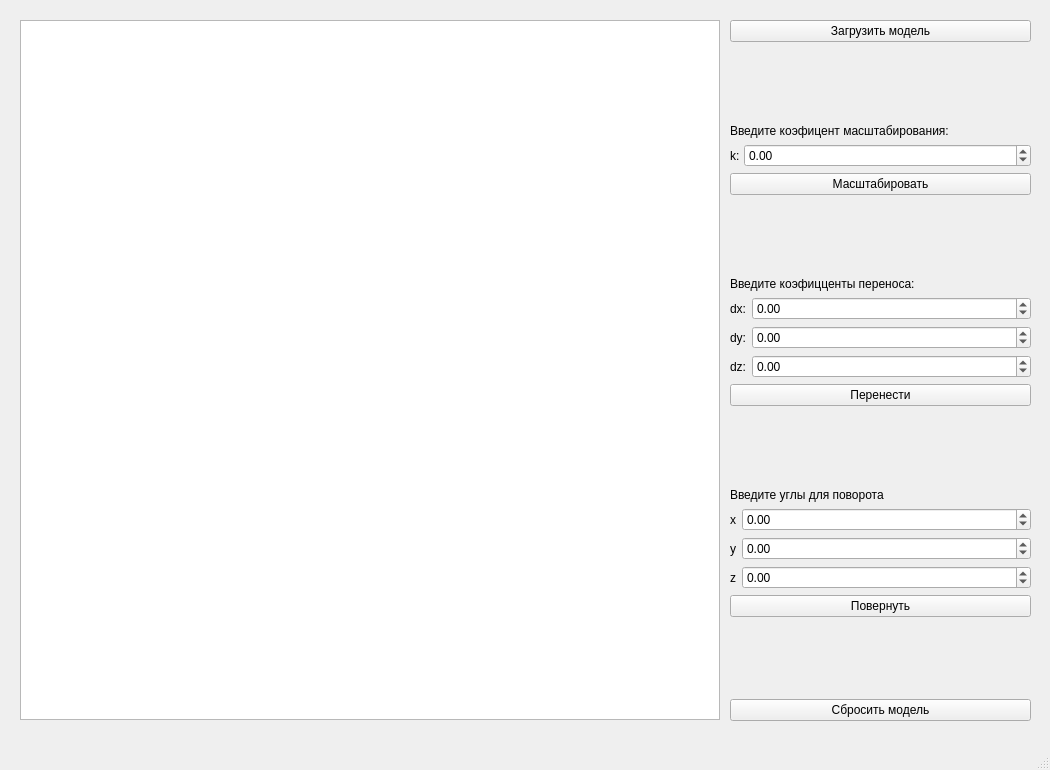
<?xml version="1.0" encoding="UTF-8"?>
<ui version="4.0">
 <class>MainWindow</class>
 <widget class="QMainWindow" name="MainWindow">
  <property name="geometry">
   <rect>
    <x>0</x>
    <y>0</y>
    <width>1050</width>
    <height>770</height>
   </rect>
  </property>
  <property name="windowTitle">
   <string>MainWindow</string>
  </property>
  <widget class="QWidget" name="centralwidget">
   <widget class="QGraphicsView" name="graphicsView">
    <property name="geometry">
     <rect>
      <x>20</x>
      <y>20</y>
      <width>700</width>
      <height>700</height>
     </rect>
    </property>
   </widget>
   <widget class="QWidget" name="verticalLayoutWidget">
    <property name="geometry">
     <rect>
      <x>730</x>
      <y>20</y>
      <width>301</width>
      <height>701</height>
     </rect>
    </property>
    <layout class="QVBoxLayout" name="verticalLayout">
     <item>
      <layout class="QHBoxLayout" name="horizontalLayout"/>
     </item>
     <item>
      <widget class="QPushButton" name="loadModelButton">
       <property name="text">
        <string>Загрузить модель</string>
       </property>
      </widget>
     </item>
     <item>
      <spacer name="verticalSpacer_3">
       <property name="orientation">
        <enum>Qt::Vertical</enum>
       </property>
       <property name="sizeHint" stdset="0">
        <size>
         <width>20</width>
         <height>40</height>
        </size>
       </property>
      </spacer>
     </item>
     <item>
      <widget class="QLabel" name="label_10">
       <property name="text">
        <string>Введите коэфицент масштабирования:</string>
       </property>
      </widget>
     </item>
     <item>
      <layout class="QFormLayout" name="formLayout_3">
       <property name="horizontalSpacing">
        <number>1</number>
       </property>
       <property name="verticalSpacing">
        <number>2</number>
       </property>
       <item row="2" column="0">
        <widget class="QLabel" name="label_6">
         <property name="text">
          <string>k: </string>
         </property>
        </widget>
       </item>
       <item row="2" column="1">
        <widget class="QDoubleSpinBox" name="scaleField">
         <property name="minimum">
          <double>-1000.000000000000000</double>
         </property>
         <property name="maximum">
          <double>1000.000000000000000</double>
         </property>
        </widget>
       </item>
      </layout>
     </item>
     <item>
      <widget class="QPushButton" name="scaleButton">
       <property name="text">
        <string>Масштабировать</string>
       </property>
      </widget>
     </item>
     <item>
      <spacer name="verticalSpacer_2">
       <property name="orientation">
        <enum>Qt::Vertical</enum>
       </property>
       <property name="sizeHint" stdset="0">
        <size>
         <width>20</width>
         <height>40</height>
        </size>
       </property>
      </spacer>
     </item>
     <item>
      <widget class="QLabel" name="label_9">
       <property name="text">
        <string>Введите коэфицценты переноса:</string>
       </property>
      </widget>
     </item>
     <item>
      <layout class="QFormLayout" name="formLayout_2">
       <item row="2" column="0">
        <widget class="QLabel" name="label_2">
         <property name="text">
          <string>dx:</string>
         </property>
        </widget>
       </item>
       <item row="2" column="1">
        <widget class="QDoubleSpinBox" name="moveXField">
         <property name="minimum">
          <double>-1000.000000000000000</double>
         </property>
         <property name="maximum">
          <double>1000.000000000000000</double>
         </property>
        </widget>
       </item>
       <item row="4" column="0">
        <widget class="QLabel" name="label_5">
         <property name="text">
          <string>dy:</string>
         </property>
        </widget>
       </item>
       <item row="4" column="1">
        <widget class="QDoubleSpinBox" name="moveYField">
         <property name="minimum">
          <double>-1000.000000000000000</double>
         </property>
         <property name="maximum">
          <double>1000.000000000000000</double>
         </property>
        </widget>
       </item>
       <item row="5" column="1">
        <widget class="QDoubleSpinBox" name="moveZField">
         <property name="minimum">
          <double>-1000.000000000000000</double>
         </property>
         <property name="maximum">
          <double>1000.000000000000000</double>
         </property>
        </widget>
       </item>
       <item row="5" column="0">
        <widget class="QLabel" name="label_12">
         <property name="text">
          <string>dz:</string>
         </property>
        </widget>
       </item>
      </layout>
     </item>
     <item>
      <widget class="QPushButton" name="moveButton">
       <property name="text">
        <string>Перенести</string>
       </property>
      </widget>
     </item>
     <item>
      <spacer name="verticalSpacer">
       <property name="orientation">
        <enum>Qt::Vertical</enum>
       </property>
       <property name="sizeHint" stdset="0">
        <size>
         <width>20</width>
         <height>40</height>
        </size>
       </property>
      </spacer>
     </item>
     <item>
      <widget class="QLabel" name="label_8">
       <property name="text">
        <string>Введите углы для поворота</string>
       </property>
      </widget>
     </item>
     <item>
      <layout class="QFormLayout" name="formLayout">
       <item row="0" column="0">
        <widget class="QLabel" name="label">
         <property name="text">
          <string>x</string>
         </property>
        </widget>
       </item>
       <item row="0" column="1">
        <widget class="QDoubleSpinBox" name="rotateXField">
         <property name="minimum">
          <double>-1000.000000000000000</double>
         </property>
         <property name="maximum">
          <double>1000.000000000000000</double>
         </property>
        </widget>
       </item>
       <item row="2" column="1">
        <widget class="QDoubleSpinBox" name="rotateYField">
         <property name="minimum">
          <double>-1000.000000000000000</double>
         </property>
         <property name="maximum">
          <double>1000.000000000000000</double>
         </property>
        </widget>
       </item>
       <item row="2" column="0">
        <widget class="QLabel" name="label_3">
         <property name="text">
          <string>y</string>
         </property>
        </widget>
       </item>
       <item row="3" column="0">
        <widget class="QLabel" name="label_4">
         <property name="text">
          <string>z</string>
         </property>
        </widget>
       </item>
       <item row="3" column="1">
        <widget class="QDoubleSpinBox" name="rotateZField">
         <property name="minimum">
          <double>-1000.000000000000000</double>
         </property>
         <property name="maximum">
          <double>1000.000000000000000</double>
         </property>
        </widget>
       </item>
      </layout>
     </item>
     <item>
      <widget class="QPushButton" name="rotateButton">
       <property name="text">
        <string>Повернуть</string>
       </property>
      </widget>
     </item>
     <item>
      <spacer name="verticalSpacer_4">
       <property name="orientation">
        <enum>Qt::Vertical</enum>
       </property>
       <property name="sizeHint" stdset="0">
        <size>
         <width>20</width>
         <height>40</height>
        </size>
       </property>
      </spacer>
     </item>
     <item>
      <widget class="QPushButton" name="clearButton">
       <property name="text">
        <string>Сбросить модель</string>
       </property>
      </widget>
     </item>
    </layout>
   </widget>
  </widget>
  <widget class="QMenuBar" name="menubar">
   <property name="geometry">
    <rect>
     <x>0</x>
     <y>0</y>
     <width>1050</width>
     <height>22</height>
    </rect>
   </property>
  </widget>
  <widget class="QStatusBar" name="statusbar"/>
 </widget>
 <resources/>
 <connections/>
</ui>
